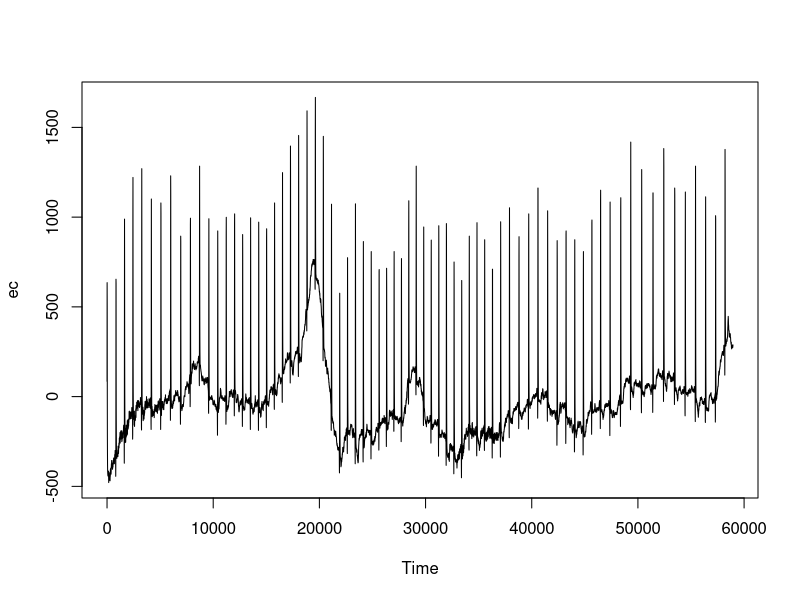

Generate this figure with R:
## ---- chunk 1
knitr::opts_chunk$set(echo = TRUE)
## ---- chunk 2
ecg <- read.csv("ecg_sample.csv")
ecg$Time <- ecg$Time - min(ecg$Time)              
summary(ecg)
## ---- chunk 3
plot_timespan <- function(t1, t2, ecg_data){
  with(ecg_data[ecg_data$Time >=t1 & ecg_data$Time < t2,],
       plot(ec ~ Time, type='l')
  )
}

plot_timespan(0, 58959, ecg)
## ---- chunk 4
c<-min(ecg$ec)
ecg$ec <- ecg$ec-c
summary(ecg)
head(ecg)

## ---- chunk 5
i <- 125
newecg <- ecg[1:i,]
object.size(newecg$ec)
summary(newecg)
## ---- chunk 6
pack2values <- function(v1, v2){ # must be non-negative integers in 12-bit range
  mask8 <- 255
  bitvec <- bitwShiftL(v1, 12) + v2 # 24 bit: v1v2
  as.raw(c(bitwAnd(bitwShiftR(bitvec, 16), mask8), bitwAnd(bitwShiftR(bitvec, 8), mask8), bitwAnd(bitvec, mask8)))
}

newpack <- function(vec){
  count <- 1
  pack <- c()
  answer <- c()
  for (value in vec){
    pack<-append(pack,value)
    if(count%%2==0){
      res<-pack2values(pack[1],pack[2])
      answer <- append(answer,res)
      #print(answer)
      #print("HI")
      pack <- c()
    }
    count <- count +1
  }
  return(answer)
}
pack2values(newecg$ec[1], newecg$ec[2])
packedVector <- newpack(newecg$ec)
## ---- chunk 7
packedVector
## ---- chunk 8
library(caTools)
encodedVector <- base64encode(packedVector, size=NA, endian=.Platform$endian)
nchar(encodedVector)
encodedVector
